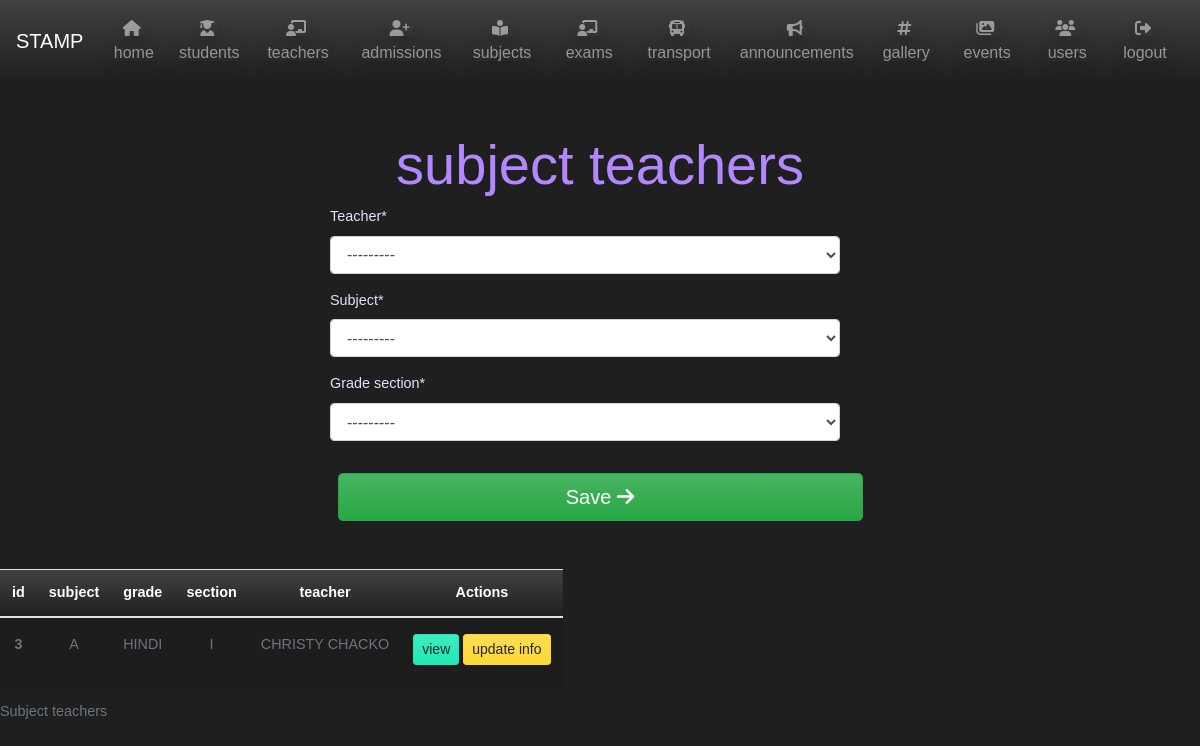
/add-subject-teacher (signed in), run on an earlier commit of the app's database.
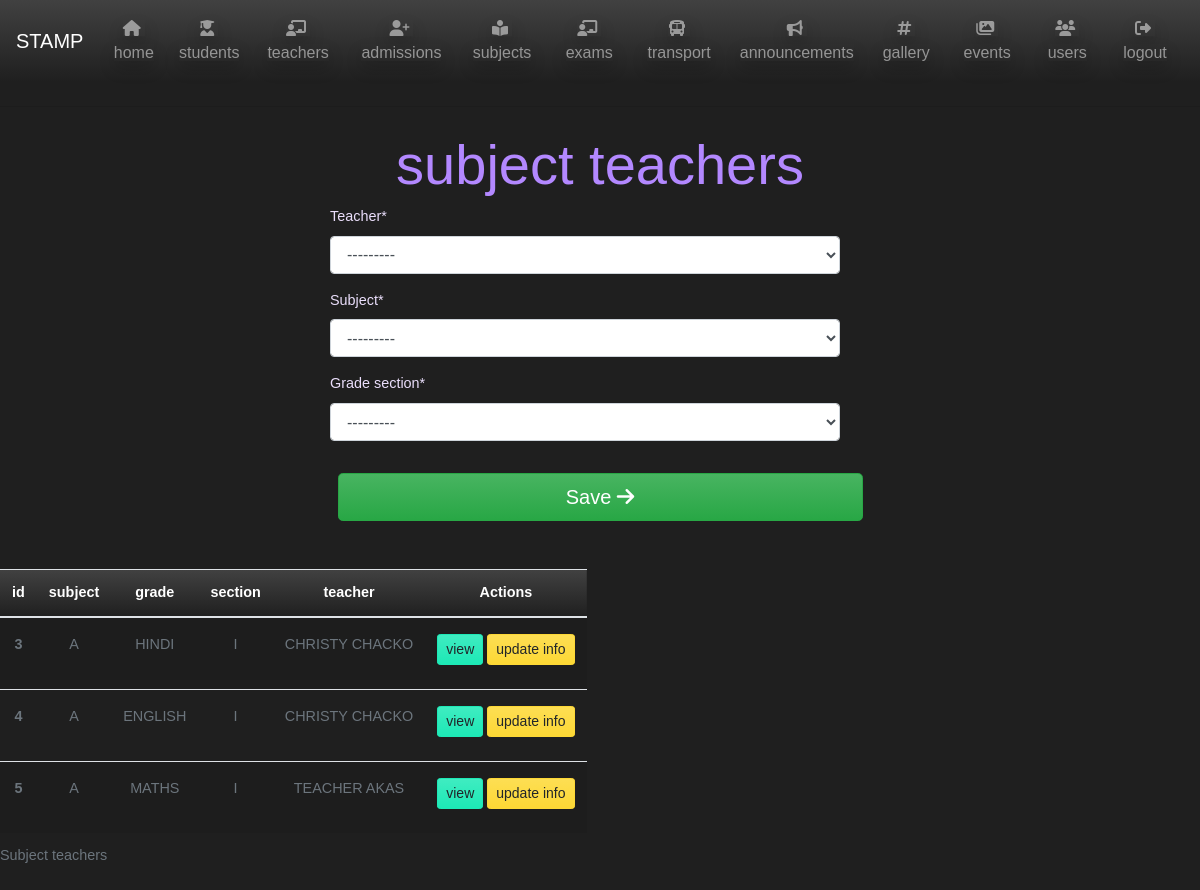
And on a later commit of the database.
### teacher/models.py (models this page shows, shortened)
class teacher_subject_grade_section(models.Model):
    teacher = models.ForeignKey(teacher_details, on_delete=models.DO_NOTHING)
    subject = models.ForeignKey(subject_master, on_delete=models.DO_NOTHING)
    grade_section = models.ForeignKey(grade_section_master, on_delete=models.DO_NOTHING)
    def __str__(self):
        return f'{self.teacher} teaches {self.subject} for {self.grade_section}'

class teacher_details(models.Model):
    GENDER = (
        ('M', 'MALE'),
        ('F', 'FEMALE'),
        ('O', 'OTHER')
    )
    first_name = models.CharField(max_length=25)
    last_name = models.CharField(max_length=25)
    emp_code = models.CharField(max_length=10, unique=True)
    mobile = models.CharField(max_length=10)
    email = models.EmailField(unique=True)
    date_of_joining = models.DateField(null = True)
    gender = models.CharField(max_length=2, choices=GENDER)
    adress = models.CharField(max_length=25)
    adress2 = models.CharField(max_length=25)
    city = models.CharField(max_length=25)
    state = models.CharField(max_length=25, default='New Delhi')
    pincode = models.CharField(max_length=8)
    user_name = models.ForeignKey(User, on_delete = models.DO_NOTHING, null=True)
    def __str__(self):
        return f'{self.first_name} {self.last_name}'

### lead/models.py (models this page shows)
class grade_section_master(models.Model):
    grade = models.ForeignKey(grade_master, on_delete=models.DO_NOTHING)
    section = models.ForeignKey(section_master, on_delete=models.DO_NOTHING)
    def __str__(self):
        return f"{self.grade} {self.section}"

class section_master(models.Model):
    section_name = models.CharField(max_length=1)
    def __str__(self):
        return self.section_name

class subject_master(models.Model):
    subject_name = models.CharField(max_length=65)
    def __str__(self):
        return f'{self.subject_name}'

class grade_master(models.Model):
    grade_name = models.CharField(max_length=4)
    def __str__(self):
        return self.grade_name

### lead/views.py (the view)
# urls.py: path('add-subject-teacher', views.subject_teachers, name='add-subject-teacher'),
@login_required
def subject_teachers(request):
    subject_teachers = teacher_subject_grade_section.objects.all()
    print(subject_teachers)
    if request.method == 'POST':
        form = subjectTeachersForm(request.POST)
        if form.is_valid():
            form.save()
            subject = form.cleaned_data.get('subject')
            teacher = form.cleaned_data.get('teacher')
            grade = form.cleaned_data.get('grade_section')
            messages.success(
                request, f'{teacher} set as  {subject} teacher for {grade}')
            return redirect('add-subject-teacher')
    else:
        form = subjectTeachersForm()
    return render(request, 'lead/subject-teachers.html', {
        'form': form,
        'title': 'subject teachers',
        'subject_teachers': subject_teachers
    })

### teacher/forms.py
class subjectTeachersForm(ModelForm):
    class Meta:
        model = teacher_subject_grade_section
        fields = '__all__'

### lead/templates/lead/subject-teachers.html (shortened to what this page needs)
{% extends "lead/home.html" %} {% load crispy_forms_tags %} {% block content %}
<section>
    <h1 class="text-center text-secondary display-4 form-heading">{{ title }}</h1>
    <div class="container mb-5" id='usercreation'>
        <form method="POST">
            <div class="container row">
                <fieldset class="form-group col-md-6 offset-md-3">
                    {{ form|crispy }}
                </fieldset>
            </div>
            <div class="form-group col-md-6 offset-md-3">
                <button class="btn btn-lg text-white btn-block btn-success" type="submit">
                    Save
                    <i class="fas fa-arrow-right"></i>
                </button>
            </div>
        </form>
    </div>
</section>
<section>
    <table class="table table-responsive table-striped">
        <caption>Subject teachers</caption>
        <thead class="text-center bg-gradient-primary text-white">
            <tr>
                <th scope="col">id</th>
                <th scope="col">subject</th>
                <th scope="col">grade </th>
                <th scope="col">section</th>
                <th scope="col">teacher</th>
                <th scope="col">Actions</th>
            </tr>
        </thead>
        <tbody class="text-center text-lowercase text-justify text-muted">
            {% for teacher in subject_teachers%}
            <tr>
                <th class="py-3 " scope="row">{{teacher.id}} </th>
                <td class="py-3 text-uppercase">{{ teacher.grade_section.section }}</td>
                <td class="py-3 text-uppercase">{{ teacher.subject }}</td>
                <td class="py-3 text-uppercase">{{ teacher.grade_section.grade }}</td>
                <td class="py-3 text-uppercase">{{ teacher.teacher}} </td>
                <td class="py-3">
                    <a href="" class="btn btn-sm btn-info mb-2">View</a>
                    <a href="#" class="btn btn-sm btn-warning mb-2">Update info </a>
                </td>
            </tr>
            {% endfor %}
        </tbody>
</section>
{% endblock content %}

What changed in the data, as far as the page shows it:
added teacher_subject_grade_section: id "4", grade_section.section "A", subject "ENGLISH", grade_section.grade "I", teacher "CHRISTY CHACKO"
added teacher_subject_grade_section: id "5", grade_section.section "A", subject "MATHS", grade_section.grade "I", teacher "TEACHER AKAS"
